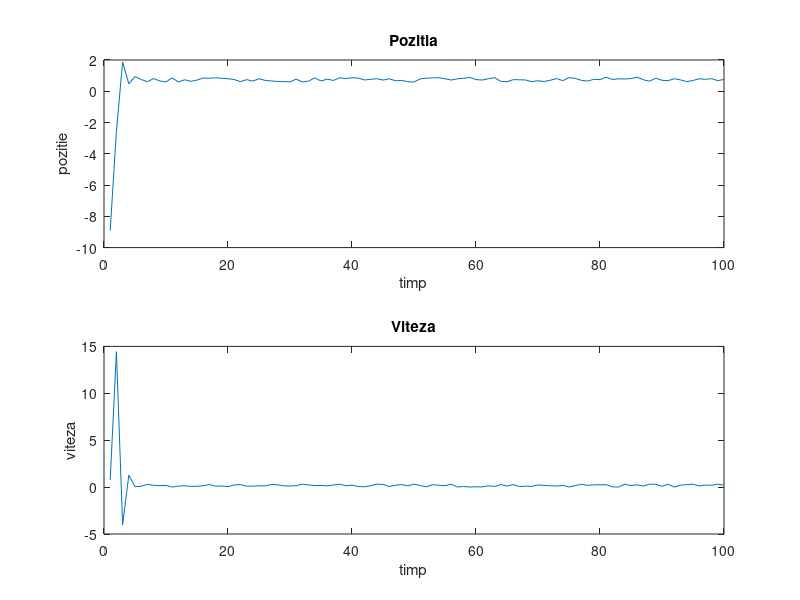

MATLAB code for this plot:
% CONSTANTIN MIHAI - 321CD

clear all;
load('drone_log.mat');

N = length(time_unix_usec_mavlink_system_time_t);
deltaT = zeros(1, N);
for k = 1 : N - 1
    % calculam deltaT(k) pe baza variatiei lui time_unix_usec_mavlink_system_time_t
    deltaT(k) = (time_unix_usec_mavlink_system_time_t(k+1) - time_unix_usec_mavlink_system_time_t(k))/10^6;
end

DeltaT = mean(deltaT); % DeltaT = 0.88

A = [1 DeltaT; 0 1];
B = [DeltaT^2/2; DeltaT];
C = [1 0; 0 1];

K = place(A,B,[-0.1 -0.2]);

% noua matrice A va avea ca valori proprii -0.1 si -0.2
A = A - B * K;

x0 =  [x_mavlink_local_position_ned_t(end); 
    vx_mavlink_local_position_ned_t(end)];
R  = 0.1;
a  = 1;

N = length(x_mavlink_local_position_ned_t);
x(:,1) = x0;
for k=1:N
    x(:,k+1) = A * x(:,k) + B * a;
    y(:,k) = C * x(:,k) + rand(2,1) * sqrt(R);
end

subplot(2,1,1);
plot(y(1,:));
title('Pozitia');
xlabel('timp');
ylabel('pozitie');

subplot(2,1,2);
plot(y(2,:));
title('Viteza');
xlabel('timp');
ylabel('viteza');
